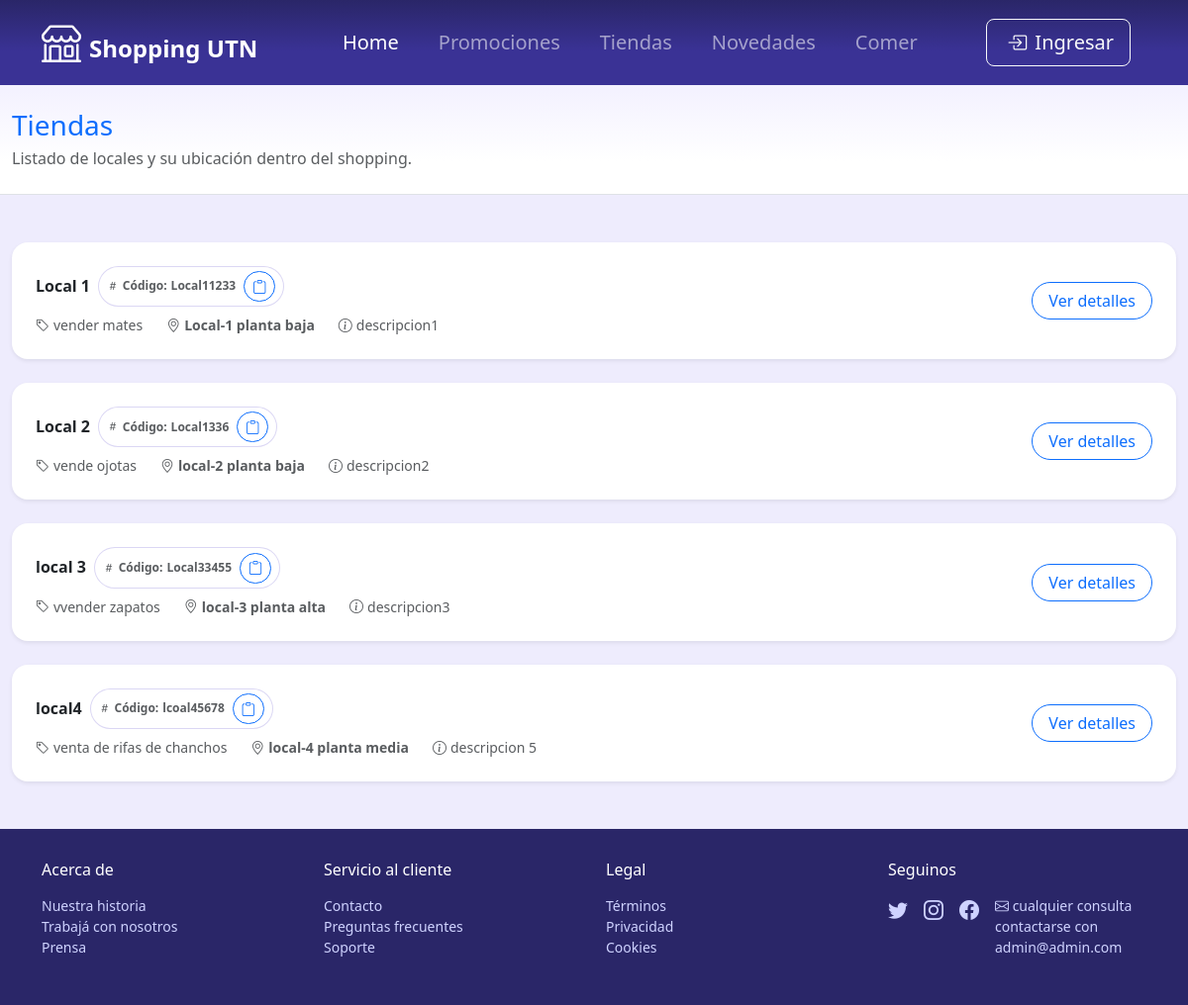
Before: /View/Tienda.php with the older database file.
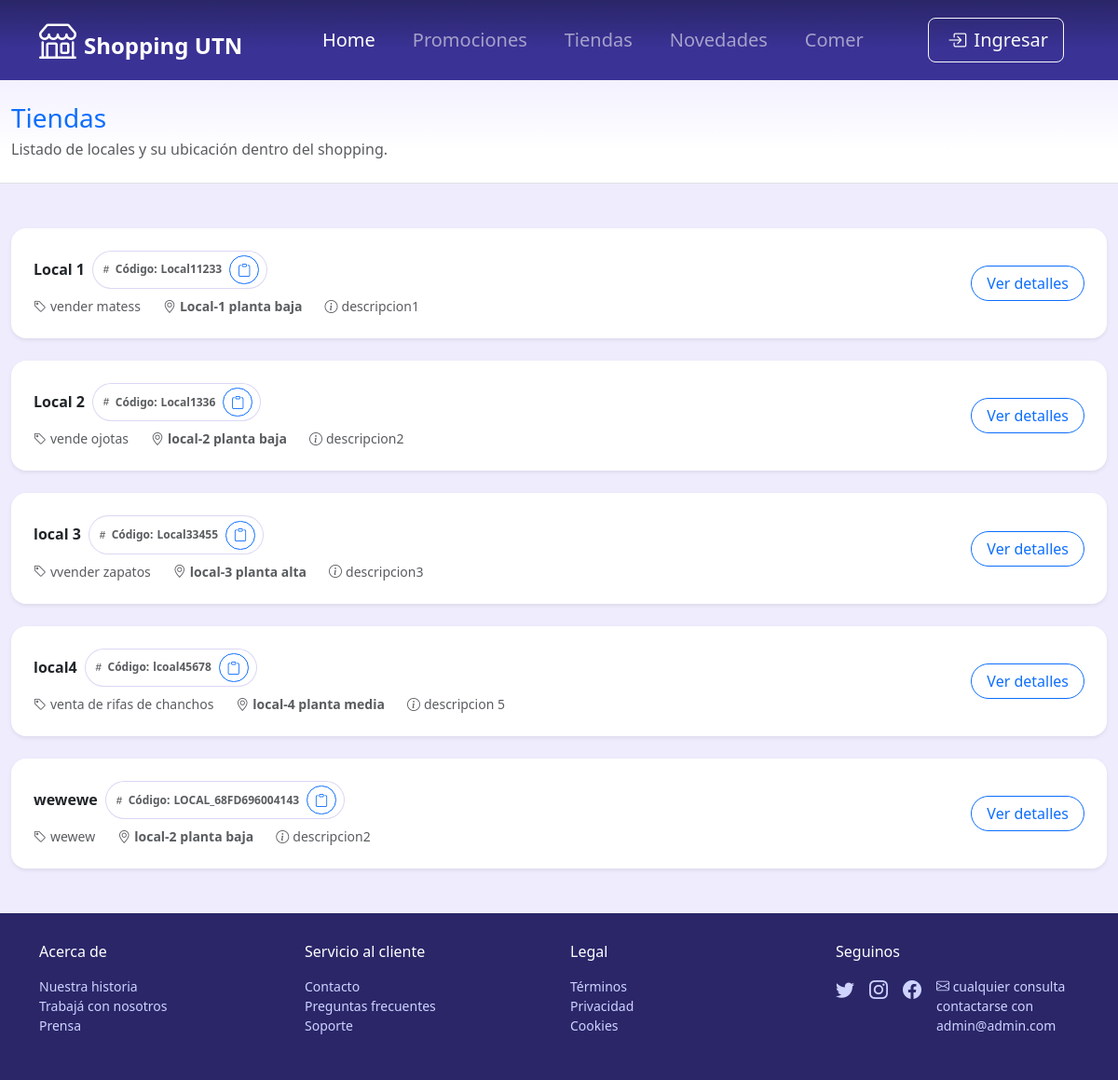
After: the same page with the newer database file.
### tables this page shows
CREATE TABLE `local` (
  `IDlocal` int NOT NULL AUTO_INCREMENT,
  `nombre` varchar(45) NOT NULL,
  `rubro` varchar(45) NOT NULL,
  `usuarioFK` int NOT NULL,
  `ubicacionFK` int DEFAULT NULL,
  `codigo` varchar(50) DEFAULT NULL,
  PRIMARY KEY (`IDlocal`),
  KEY `usuario-local_idx` (`usuarioFK`),
  KEY `local-ubicacion_idx` (`ubicacionFK`),
  CONSTRAINT `local-ubicacion` FOREIGN KEY (`ubicacionFK`) REFERENCES `ubicacion` (`IDubicacion`),
  CONSTRAINT `usuario-local` FOREIGN KEY (`usuarioFK`) REFERENCES `usuario` (`IDusuario`)
);

CREATE TABLE `ubicacion` (
  `IDubicacion` int NOT NULL AUTO_INCREMENT,
  `nombre` varchar(45) NOT NULL,
  `Descripcion` varchar(500) NOT NULL,
  `estado` int NOT NULL,
  PRIMARY KEY (`IDubicacion`)
);

### Model/ListadoTienda.php (called while the page is built, shortened)
<?php
if (!function_exists('listarTiendas')) {
  function listarTiendas(int $limit = 200): array {
    $pdo = getConnection();
    $sql = "
      SELECT
        l.IDlocal,
        l.nombre                                   AS local_nombre,
        l.rubro                                    AS local_rubro,
        l.codigo as codigo,
        l.ubicacionFK,
        u.IDubicacion,
        u.nombre                                   AS ubicacion_nombre,
        COALESCE(u.Descripcion, u.descripcion)     AS ubicacion_descripcion
      FROM `local` AS l
      LEFT JOIN `ubicacion` AS u
        ON u.IDubicacion = l.ubicacionFK
      ORDER BY l.nombre ASC
      LIMIT :lim
    ";
    $st = $pdo->prepare($sql);
    $st->bindValue(':lim', $limit, PDO::PARAM_INT);
    $st->execute();
    return $st->fetchAll(PDO::FETCH_ASSOC) ?: [];
  }
}

### View/Tienda.php (the view, shortened to what this page needs)
<?php
include("../Model/ListadoTienda.php");
$tiendas = listarTiendas(200);
function h($v){ return htmlspecialchars((string)$v, ENT_QUOTES, 'UTF-8'); }
?>
<!doctype html>
<html lang="es" data-bs-theme="light">
<head>
  <link href="https://cdn.jsdelivr.net/npm/bootstrap@5.3.3/dist/css/bootstrap.min.css" rel="stylesheet">
  <link href="https://cdn.jsdelivr.net/npm/bootstrap-icons@1.11.3/font/bootstrap-icons.css" rel="stylesheet">
</head>
<body style=" background-color: #eeecfd">
  <?php include_once(__DIR__ . "/../layouts/Navbar.php"); ?>
  <section class="hero border-bottom py-3 py-md-4">
    <div class="container-xxl">
      <h1 class="h3 text-primary mb-1">Tiendas</h1>
      <p class="text-body-secondary mb-0">Listado de locales y su ubicación dentro del shopping.</p>
    </div>
  </section>
  <main class="container-xxl py-4 py-md-5">
    <?php if (empty($tiendas)): ?>
      <div class="alert alert-light border text-body-secondary">No hay tiendas para mostrar.</div>
    <?php else: ?>
      <div class="row row-cols-1 gy-3 gy-md-4">
        <?php foreach ($tiendas as $t): ?>
          <?php
            $localNombre = $t['local_nombre'] ?? '';
            $localRubro  = $t['local_rubro']  ?? '';
            $ubiNombre   = $t['ubicacion_nombre'] ?? '—';
            $ubiDesc     = $t['ubicacion_descripcion'] ?? '—';
            $codigo      = $t['codigo'] ?? ($t['local_codigo'] ?? ($t['codigo_local'] ?? ''));
          ?>
          <div class="col">
            <article class="card tile rounded-4 shadow-sm border-0">
              <div class="card-body p-3 p-md-4 d-flex flex-column flex-lg-row align-items-lg-center gap-3">
                <div class="flex-grow-1">
                  <div class="d-flex align-items-center gap-2 flex-wrap">
                    <h2 class="h6 mb-0 fw-semibold"><?= h($localNombre) ?></h2>
                    <?php if ($codigo !== ''): ?>
                      <span class="badge rounded-pill code-pill text-body-secondary d-inline-flex align-items-center">
                        <i class="bi bi-hash me-1"></i>
                        <span class="me-1">Código:</span>
                        <strong class="me-2"><?= h($codigo) ?></strong>
                        <button type="button"
                                class="btn btn-sm btn-outline-primary rounded-pill copy-code"
                                data-code="<?= h($codigo) ?>"
                                title="Copiar código">
                          <i class="bi bi-clipboard"></i>
                        </button>
                      </span>
                    <?php else: ?>
                      <span class="badge rounded-pill text-bg-light border">Sin código</span>
                    <?php endif; ?>
                  </div>
                  <ul class="list-inline text-body-secondary small mb-0 mt-2 d-flex flex-wrap gap-3">
                    <li class="list-inline-item" title="Rubro">
                      <i class="bi bi-tag me-1"></i><?= h($localRubro ?: '—') ?>
                    </li>
                    <li class="list-inline-item" title="Ubicación">
                      <i class="bi bi-geo-alt me-1"></i><strong><?= h($ubiNombre) ?></strong>
                    </li>
                    <li class="list-inline-item d-none d-md-inline" title="Descripción de la ubicación">
                      <i class="bi bi-info-circle me-1"></i><?= h(mb_strimwidth($ubiDesc, 0, 100, '…', 'UTF-8')) ?>
                    </li>
                  </ul>
                </div>
                <div class="ms-lg-auto">
                  <button
                    class="btn btn-outline-primary rounded-pill px-3"
                    data-bs-toggle="modal" data-bs-target="#tiendaModal"
                    data-nombre="<?= h($localNombre) ?>"
                    data-rubro="<?= h($localRubro ?: '—') ?>"
                    data-ubicacion="<?= h($ubiNombre) ?>"
                    data-ubicaciondesc="<?= h($ubiDesc) ?>"
                  >Ver detalles</button>
                </div>
              </div>
            </article>
          </div>
        <?php endforeach; ?>
      </div>
    <?php endif; ?>
  </main>
  <?php include_once(__DIR__ . "/../layouts/footer.php"); ?>
</body>
</html>

Changed rows visible on the page:
changed local "Local 1": rubro "vender mates" → "vender matess"
added local: nombre "wewewe", codigo "LOCAL_68FD696004143", rubro "wewew", ubicacionFK.nombre "local-2 planta baja", ubiDesc "descripcion2"
